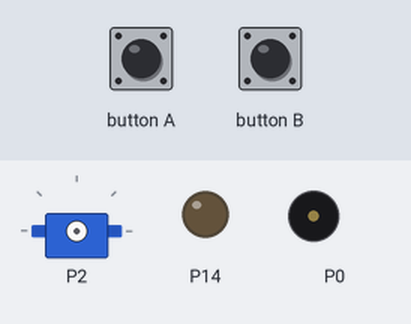
Bench run of a program on a simulated BBC micro:bit (MakeCode). Parts: servo, output pins drawn as LEDs (lit = HIGH), buzzer (waves = sounding). The inputs (shaded band) are chosen by the test bench.

Above: at 1.2 s.
1.3 s: button A pressed for 0.15 s
At 1.8 s:
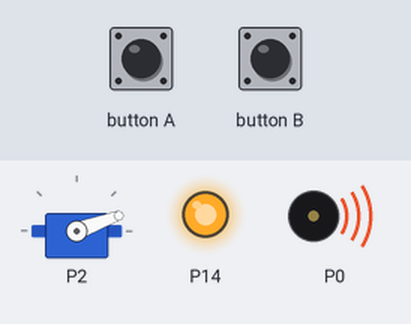
4.3 s: button B pressed for 0.15 s
At 4.7 s:
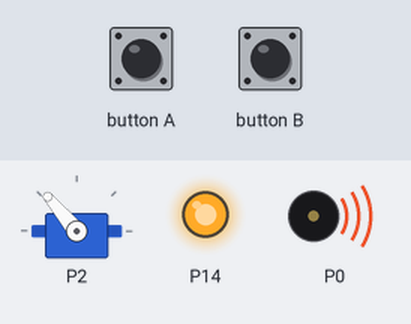
At 6.8 s:
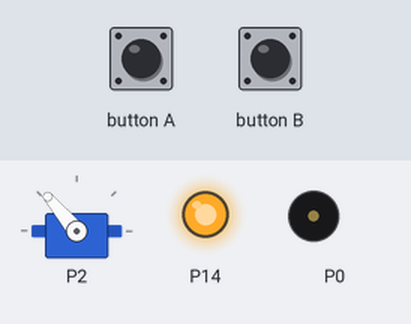
Timing chart, 0 to 8.3 s (numbered marks = the images above; inputs shaded):
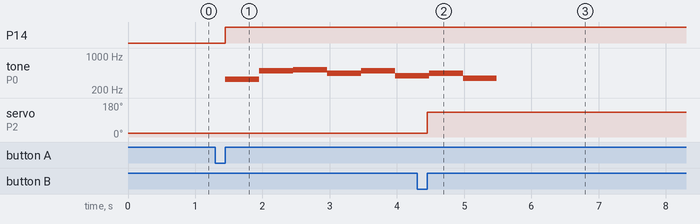

The program:

main.ts
```typescript
input.onButtonPressed(Button.A, function () {
    servos.P2.setAngle(20)
    pins.digitalWritePin(DigitalPin.P14, 1)
    music.playMelody("E B C5 A B G A F ", 120)
})
input.onButtonPressed(Button.B, function () {
    servos.P2.setAngle(130)
    pins.digitalWritePin(DigitalPin.P14, 1)
})
basic.forever(function () {

})
```

test.ts
```typescript
// les tests vont ici ; cela ne sera pas compilé si ce paquet est utilisé en tant qu'extension.
```

Measured:
- after the input at 1.3 s, P14: LOW → HIGH after 0.15 s; tone on P0: plays 330 Hz for 0.51 s, 494 Hz for 0.51 s, 523 Hz for 0.51 s, 440 Hz for 0.51 s, 494 Hz for 0.51 s, 392 Hz for 0.32 s, starting after 0.15 s
- after the input at 4.3 s, servo on P2: 20° → 130° after 0.15 s
